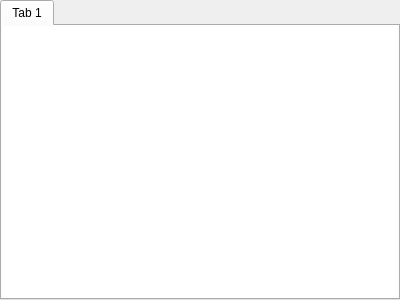
<?xml version="1.0" encoding="UTF-8"?>
<ui version="4.0">
 <class>TabWidget</class>
 <widget class="QTabWidget" name="TabWidget">
  <property name="geometry">
   <rect>
    <x>0</x>
    <y>0</y>
    <width>400</width>
    <height>300</height>
   </rect>
  </property>
  <property name="windowTitle">
   <string>TabWidget</string>
  </property>
  <property name="currentIndex">
   <number>0</number>
  </property>
  <widget class="QWidget" name="tab">
   <attribute name="title">
    <string>Tab 1</string>
   </attribute>
   <layout class="QHBoxLayout" name="horizontalLayout">
    <property name="margin">
     <number>0</number>
    </property>
    <item>
     <widget class="QTreeView" name="propertyTreeView">
      <property name="styleSheet">
       <string notr="true">QTreeView::item {
      border: 1px solid #d9d9d9;
 }</string>
      </property>
      <property name="frameShape">
       <enum>QFrame::NoFrame</enum>
      </property>
      <property name="autoScroll">
       <bool>false</bool>
      </property>
      <property name="editTriggers">
       <set>QAbstractItemView::CurrentChanged|QAbstractItemView::EditKeyPressed|QAbstractItemView::SelectedClicked</set>
      </property>
      <property name="alternatingRowColors">
       <bool>false</bool>
      </property>
      <property name="indentation">
       <number>15</number>
      </property>
      <property name="uniformRowHeights">
       <bool>true</bool>
      </property>
      <attribute name="headerCascadingSectionResizes">
       <bool>true</bool>
      </attribute>
     </widget>
    </item>
   </layout>
  </widget>
 </widget>
 <resources/>
 <connections/>
</ui>
